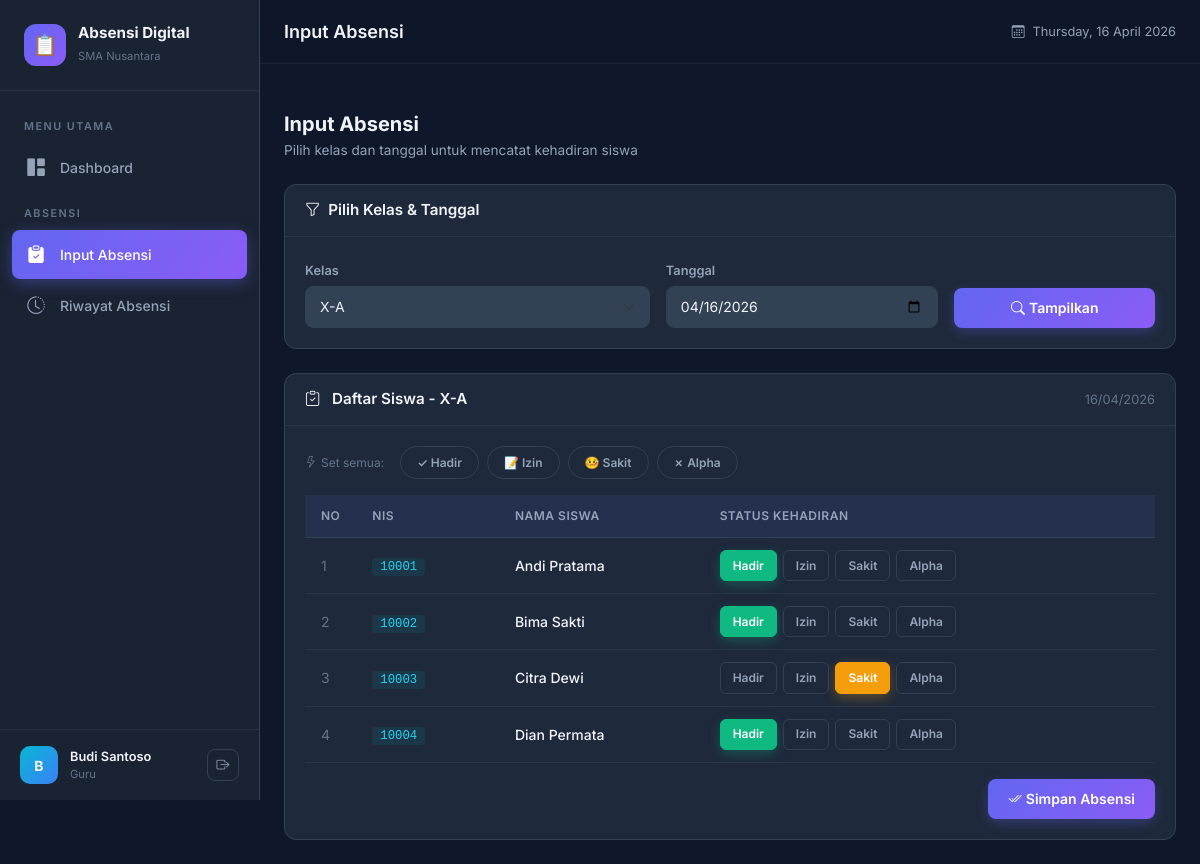
/controllers/AbsensiController.php?kelas=1&tanggal=2026-04-16 (signed in), run on the app's committed database.
### tables this page shows
CREATE TABLE kelas (
    id_kelas INT AUTO_INCREMENT PRIMARY KEY,
    nama_kelas VARCHAR(50) NOT NULL,
    created_at TIMESTAMP DEFAULT CURRENT_TIMESTAMP
);

CREATE TABLE absensi (
    id_absen INT AUTO_INCREMENT PRIMARY KEY,
    id_siswa INT NOT NULL,
    id_guru INT NOT NULL,
    tanggal DATE NOT NULL,
    status ENUM('Hadir', 'Izin', 'Sakit', 'Alpha') NOT NULL DEFAULT 'Hadir',
    created_at TIMESTAMP DEFAULT CURRENT_TIMESTAMP,
    FOREIGN KEY (id_siswa) REFERENCES siswa(id_siswa) ON DELETE CASCADE,
    FOREIGN KEY (id_guru) REFERENCES guru(id_guru) ON DELETE CASCADE,
    UNIQUE KEY unique_absensi (id_siswa, tanggal)
);

CREATE TABLE siswa (
    id_siswa INT AUTO_INCREMENT PRIMARY KEY,
    nama VARCHAR(100) NOT NULL,
    nis VARCHAR(20) NOT NULL UNIQUE,
    id_kelas INT NOT NULL,
    created_at TIMESTAMP DEFAULT CURRENT_TIMESTAMP,
    FOREIGN KEY (id_kelas) REFERENCES kelas(id_kelas) ON DELETE CASCADE
);

### models/Guru.php (called while the page is built, shortened)
<?php
class Guru {
    private $conn;
    public function __construct($conn) {
        $this->conn = $conn;
    }
    public function getKelasGuru($id_guru) {
        $stmt = $this->conn->prepare(
            "SELECT k.* FROM kelas k
             JOIN guru_kelas gk ON k.id_kelas = gk.id_kelas
             WHERE gk.id_guru = ?
             ORDER BY k.nama_kelas ASC"
        );
        $stmt->bind_param("i", $id_guru);
        $stmt->execute();
        $result = $stmt->get_result();
        $data = $result->fetch_all(MYSQLI_ASSOC);
        return $data;
    }
}

### models/Absensi.php (called while the page is built, shortened)
<?php
class Absensi {
    private $conn;
    public function __construct($conn) {
        $this->conn = $conn;
    }
    public function getByKelasAndTanggal($id_kelas, $tanggal) {
        $stmt = $this->conn->prepare(
            "SELECT s.id_siswa, s.nama, s.nis, a.status, a.id_absen
             FROM siswa s
             LEFT JOIN absensi a ON s.id_siswa = a.id_siswa AND a.tanggal = ?
             WHERE s.id_kelas = ?
             ORDER BY s.nama ASC"
        );
        $stmt->bind_param("si", $tanggal, $id_kelas);
        $stmt->execute();
        $result = $stmt->get_result();
        $data = $result->fetch_all(MYSQLI_ASSOC);
        return $data;
    }
}

### views/guru/absensi.php (the view, shortened to what this page needs)
<?php
include __DIR__ . '/../layout/header.php';
include __DIR__ . '/../layout/sidebar.php';
?>
<div class="content-area">
    <div class="mb-4 animate-in">
        <h5 style="font-weight: 700; margin-bottom: 0.25rem;">Input Absensi</h5>
        <p style="color: var(--text-secondary); font-size: 0.85rem; margin: 0;">
            Pilih kelas dan tanggal untuk mencatat kehadiran siswa
        </p>
    </div>
    <div class="card-dark mb-4 animate-in">
        <div class="card-header">
            <h6><i class="bi bi-funnel me-2"></i>Pilih Kelas & Tanggal</h6>
        </div>
        <div class="card-body">
            <form method="GET" action="<?= BASE_URL ?>/controllers/AbsensiController.php">
                <div class="row g-3 align-items-end">
                    <div class="col-md-5">
                        <label class="form-label-dark">Kelas</label>
                        <select name="kelas" class="form-select form-select-dark auto-submit" required>
                            <?php foreach ($kelasList as $kelas): ?>
                                <option value="<?= $kelas['id_kelas'] ?>" <?= $id_kelas == $kelas['id_kelas'] ? 'selected' : '' ?>>
                                    <?= htmlspecialchars($kelas['nama_kelas']) ?>
                                </option>
                            <?php endforeach; ?>
                        </select>
                    </div>
                    <div class="col-md-4">
                        <label class="form-label-dark">Tanggal</label>
                        <input type="date" name="tanggal" class="form-control form-control-dark auto-submit"
                               value="<?= htmlspecialchars($tanggal) ?>">
                    </div>
                    <div class="col-md-3">
                        <button type="submit" class="btn btn-primary-custom w-100">
                            <i class="bi bi-search me-1"></i>Tampilkan
                        </button>
                    </div>
                </div>
            </form>
        </div>
    </div>
    <?php if ($id_kelas > 0 && !empty($siswaAbsensi)): ?>
        <div class="card-dark animate-in">
            <div class="card-header">
                <h6>
                    <i class="bi bi-clipboard-check me-2"></i>
                    Daftar Siswa
                    <?php
                    foreach ($kelasList as $k) {
                        if ($k['id_kelas'] == $id_kelas) {
                            echo '- ' . htmlspecialchars($k['nama_kelas']);
                            break;
                        }
                    }
                    ?>
                </h6>
                <span style="font-size: 0.8rem; color: var(--text-muted);">
                    <?= date('d/m/Y', strtotime($tanggal)) ?>
                </span>
            </div>
            <div class="card-body">
                <div class="quick-absensi no-print">
                    <span style="font-size: 0.75rem; color: var(--text-muted); align-self: center; margin-right: 0.5rem;">
                        <i class="bi bi-lightning me-1"></i>Set semua:
                    </span>
                    <button type="button" class="btn-quick quick-hadir" data-status="Hadir">✓ Hadir</button>
                    <button type="button" class="btn-quick quick-izin" data-status="Izin">📝 Izin</button>
                    <button type="button" class="btn-quick quick-sakit" data-status="Sakit">🤒 Sakit</button>
                    <button type="button" class="btn-quick quick-alpha" data-status="Alpha">✗ Alpha</button>
                </div>
                <form method="POST" action="<?= BASE_URL ?>/controllers/AbsensiController.php?action=save">
                    <div class="table-responsive">
                        <table class="table-dark-custom">
                            <thead>
                                <tr>
                                    <th style="width: 50px;">No</th>
                                    <th>NIS</th>
                                    <th>Nama Siswa</th>
                                    <th>Status Kehadiran</th>
                                </tr>
                            </thead>
                            <tbody>
                                <?php foreach ($siswaAbsensi as $i => $siswa): ?>
                                    <tr>
                                        <td style="color: var(--text-muted);"><?= $i + 1 ?></td>
                                        <td>
                                            <code style="color: var(--accent-light); background: rgba(6,182,212,0.1); padding: 2px 8px; border-radius: 4px;">
                                                <?= htmlspecialchars($siswa['nis']) ?>
                                            </code>
                                        </td>
                                        <td style="font-weight: 500;"><?= htmlspecialchars($siswa['nama']) ?></td>
                                        <td>
                                            <div class="absensi-radio-group">
                                                <?php
                                                $statuses = ['Hadir', 'Izin', 'Sakit', 'Alpha'];
                                                foreach ($statuses as $s):
                                                    $inputId = 'status_' . $siswa['id_siswa'] . '_' . strtolower($s);
                                                ?>
                                                    <label class="btn-absensi btn-absensi-<?= strtolower($s) ?>"
                                                           for="<?= $inputId ?>">
                                                        <?= $s ?>
                                                    </label>
                                                <?php endforeach; ?>
                                            </div>
                                        </td>
                                    </tr>
                                <?php endforeach; ?>
                            </tbody>
                        </table>
                    </div>
                    <div class="d-flex justify-content-end mt-3">
                        <button type="submit" class="btn btn-primary-custom">
                            <i class="bi bi-check2-all me-1"></i>Simpan Absensi
                        </button>
                    </div>
                </form>
            </div>
        </div>
    <?php endif; ?>
</div>
</div>
<?php include __DIR__ . '/../layout/footer.php'; ?>

### data on the page
kelas: nama_kelas "X-A"
absensi: id_siswa.nis "10001", id_siswa.nama "Andi Pratama", s "Hadir", s "Izin", s "Sakit", s "Alpha"
absensi: id_siswa.nis "10002", id_siswa.nama "Bima Sakti", s "Hadir", s "Izin", s "Sakit", s "Alpha"
absensi: id_siswa.nis "10003", id_siswa.nama "Citra Dewi", s "Hadir", s "Izin", s "Sakit", s "Alpha"
absensi: id_siswa.nis "10004", id_siswa.nama "Dian Permata", s "Hadir", s "Izin", s "Sakit", s "Alpha"

### other printed values
substr($_SESSION['username'] ?? 'U', 0, 1) "B"
$_SESSION['nama_guru'] "Budi Santoso"
$_SESSION['role'] "Guru"
$pageTitle "Input Absensi"
date('d/m/Y', strtotime($tanggal)) "16/04/2026"
form field kelas "X-A"
